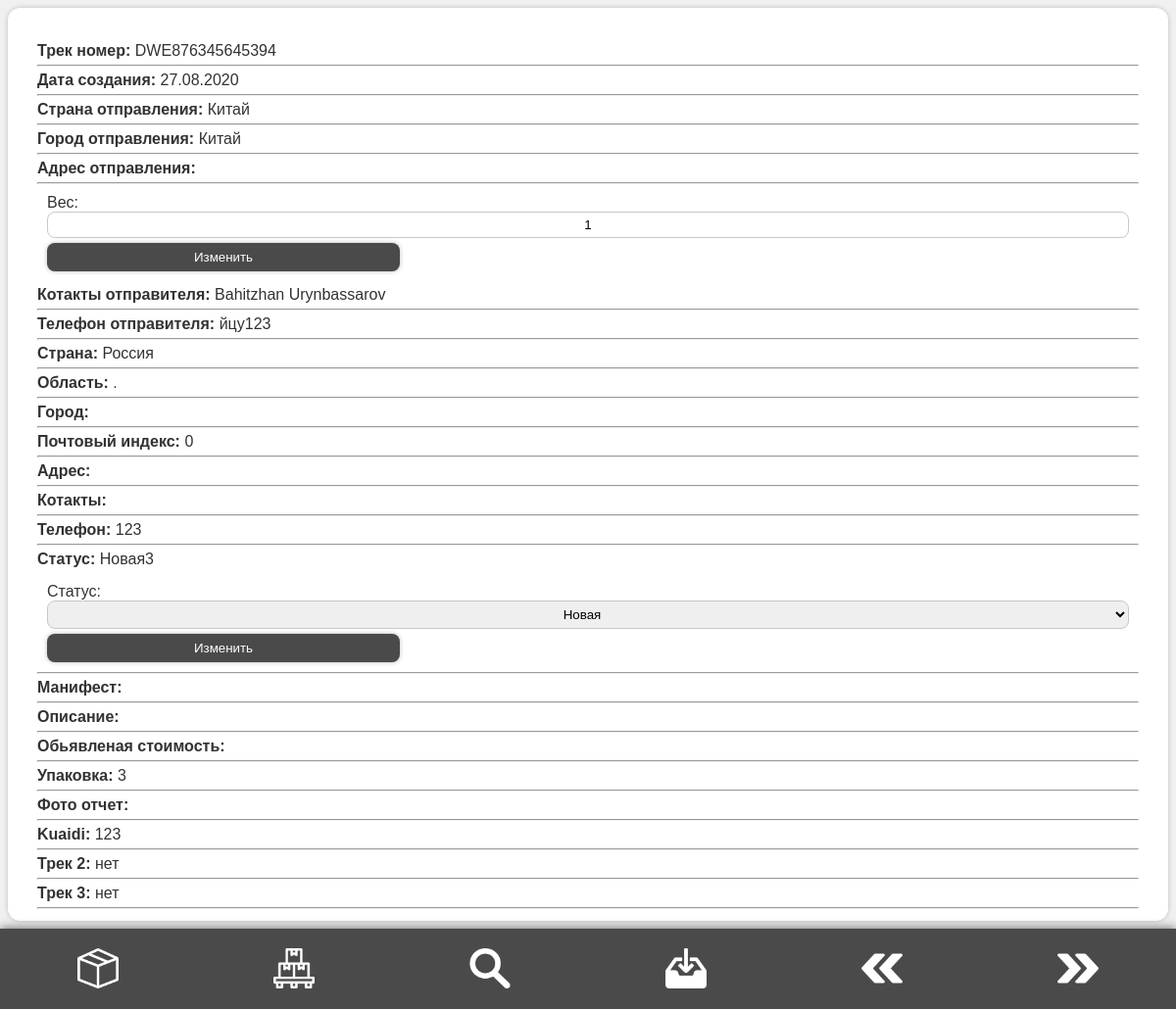
Page /auth/parcel.php?track=DWE876345645394 on the committed database.
### tables this page shows
CREATE TABLE `dispatch` (
  `id` int(13) NOT NULL,
  `qr_name` varchar(55) DEFAULT NULL,
  `fromDate` varchar(50) DEFAULT NULL,
  `fromCountrie` varchar(55) NOT NULL,
  `fromCity` varchar(55) NOT NULL,
  `fromAdres` varchar(400) NOT NULL,
  `fromContacts` varchar(255) NOT NULL,
  `fromPhone` varchar(20) NOT NULL,
  `toCountrie` varchar(255) NOT NULL,
  `toObl` varchar(55) NOT NULL,
  `toCity` varchar(77) NOT NULL,
  `toZipcode` int(10) NOT NULL,
  `toAdres` varchar(400) NOT NULL,
  `toContacts` varchar(255) NOT NULL,
  `toPhone` varchar(20) NOT NULL,
  `mass` int(55) NOT NULL,
  `status` varchar(255) NOT NULL,
  `manifest` varchar(55) NOT NULL,
  `payment` tinyint(1) NOT NULL DEFAULT 0,
  `description` text NOT NULL,
  `price` varchar(55) NOT NULL,
  `pack` varchar(255) NOT NULL,
  `photo` varchar(55) NOT NULL,
  `kuaidi` varchar(255) NOT NULL,
  `code2` varchar(255) NOT NULL DEFAULT 'нет',
  `code3` varchar(255) NOT NULL DEFAULT 'нет',
  `obl` char(100) NOT NULL,
  `login` char(100) NOT NULL
);

### auth/parcel.php (the view, shortened to what this page needs)
<?php
	require_once '../app/libs/sign/privileges.php';
	if(!empty($_GET['track'])) {
		$sql = 'SELECT * FROM dispatch WHERE qr_name = "'.$_GET['track'].'"';
		$res = $pdo->query($sql);
		$res = $res->fetch(PDO::FETCH_ASSOC);
	}
	switch($res['status']) {
			default:
				$status = '';
				break;
		}
?>
<!DOCTYPE html>
<html lang="en">
<head>
    <link rel="stylesheet" href="../public/css/style.css">
</head>
<body>
    <section id="content" class="<?=$status;?>">
		<?php
			if($res) {
				echo '<p class="info"><span class="infoDes">Трек номер: </span>' .$res['qr_name'].'</p><hr>';
				echo '<p class="info"><span class="infoDes">Дата создания: </span>' .$res['fromDate'].'</p><hr>';
				echo '<p class="info"><span class="infoDes">Страна отправления: </span>' .$res['fromCountrie'].'</p><hr>';
				echo '<p class="info"><span class="infoDes">Город отправления: </span>' .$res['fromCity'].'</p><hr>';
				echo '<p class="info"><span class="infoDes">Адрес отправления: </span>' .$res['fromAdres'].'</p><hr>';
				if(!empty($_SESSION['privileges'] == 0)) {
					echo '<form action="../app/querys/newMass.php" style="margin: 10px;>
							<label for="mass">Вес: </label>
							<input type="text" class="inp" id="mass" name="mass" value="'.$res['mass'].'">
							<input type="hidden" name="track" value="'.$res['qr_name'].'">
							<button type="submit" name="send" value="send" class="btn" style="margin-top: 5px;">Изменить</button>
						</form>';
				}
				echo '<p class="info"><span class="infoDes">Котакты отправителя: </span>' .$res['fromContacts'].'</p><hr>';
				echo '<p class="info"><span class="infoDes">Телефон отправителя: </span>' .$res['fromPhone'].'</p><hr>';
				echo '<p class="info"><span class="infoDes">Страна: </span>' .$res['toCountrie'].'</p><hr>';
				echo '<p class="info"><span class="infoDes">Область: </span>' .$res['obl'].'</p><hr>';
				echo '<p class="info"><span class="infoDes">Город: </span>' .$res['toCity'].'</p><hr>';
				echo '<p class="info"><span class="infoDes">Почтовый индекс: </span>' .$res['toZipcode'].'</p><hr>';
				echo '<p class="info"><span class="infoDes">Адрес: </span>' .$res['toAdres'].'</p><hr>';
				echo '<p class="info"><span class="infoDes">Котакты: </span>' .$res['toContacts'].'</p><hr>';
				echo '<p class="info"><span class="infoDes">Телефон: </span>' .$res['toPhone'].'</p><hr>';
				echo '<p class="info"><span class="infoDes">Статус: </span>' .$res['status'].'</p>';
				if(!empty($_SESSION['privileges'] == 0)) {
					echo '<form action="../app/querys/newStatus.php" style="margin: 10px;>
							<label for="status">Статус: </label>
							<select class="inp" id="status" name="status">
								<option>Новая</option>
								<option>Прибыла на склад/Ожидает оплаты</option>
								<option>Отправление готово к отправке</option>
								<option>Отправлена в страну назначения</option>
								<option>Прибыла в сортировочный центр страны назначения</option>
								<option>Идет вручение адресату</option>
								<option>Доставлена адресату</option>
								<option>Неудачная попытка вручения</option>
							</select>
							<input type="hidden" name="track" value="'.$res['qr_name'].'">
							<button type="submit" name="send" value="send" class="btn" style="margin-top: 5px;">Изменить</button>
						</form>';
				}
				echo '<hr>';
				echo '<p class="info"><span class="infoDes">Манифест: </span>' .$res['manifest'].'</p><hr>';
				echo '<p class="info"><span class="infoDes">Описание: </span>' .$res['description'].'</p><hr>';
				echo '<p class="info"><span class="infoDes">Обьявленая стоимость: </span>' .$res['price'].'</p><hr>';
				echo '<p class="info"><span class="infoDes">Упаковка: </span>' .$res['pack'].'</p><hr>';
				echo '<p class="info"><span class="infoDes">Фото отчет: </span>' .$res['photo'].'</p><hr>';
				echo '<p class="info"><span class="infoDes">Kuaidi: </span>' .$res['kuaidi'].'</p><hr>';
				echo '<p class="info"><span class="infoDes">Трек 2: </span>' .$res['code2'].'</p><hr>';
				echo '<p class="info"><span class="infoDes">Трек 3: </span>' .$res['code3'].'</p><hr>';
			} else {
				echo 'Трек номер не найден';
			}
		?>
    </section>
	<?php require_once 'template/footer.php'; ?>
</body>
</html>

### public/css/style.css (style rules this page uses)
* { margin: 0; padding: 0; box-sizing: border-box; font-family: sans-serif; }
body { font-family: sans-serif; background-color: rgb(240, 240, 240); box-sizing: border-box; overflow-x: hidden; color: rgb(50, 50, 50); }
#content { box-sizing: border-box; position: absolute; top: 8px; left: 8px; right: 8px; bottom: calc(8% + 8px); width: calc(100vw - 16px); border-radius: 13px; background-color: rgb(255, 255, 255); padding: 30px; box-shadow: 0 0 5px rgb(188, 188, 188); overflow-y: auto; overflow-x: none; }
.btn { padding: 7px; border: none; border-radius: 8px; background-color: rgb(74, 74, 74); box-shadow: 0 0 5px rgb(188, 188, 188); color: rgb(255, 255, 255); text-align: center; min-width: 30vw; outline: none; }
.inp { padding: 5px; border: 1px solid rgb(200, 200, 200); border-radius: 8px; text-align: center; outline: none; width: 100%; }
.info { padding: 5px 0px; }
.infoDes { font-weight: 700; }

### rows in the picture
dispatch: qr_name "DWE876345645394", fromDate "27.08.2020", fromCountrie "Китай", fromCity "Китай", mass "1", fromContacts "Bahitzhan Urynbassarov", fromPhone "йцу123", toCountrie "Россия", obl ".", toZipcode "0", toPhone "123", status "Новая3", pack "3", kuaidi "123", code2 "нет", code3 "нет"
